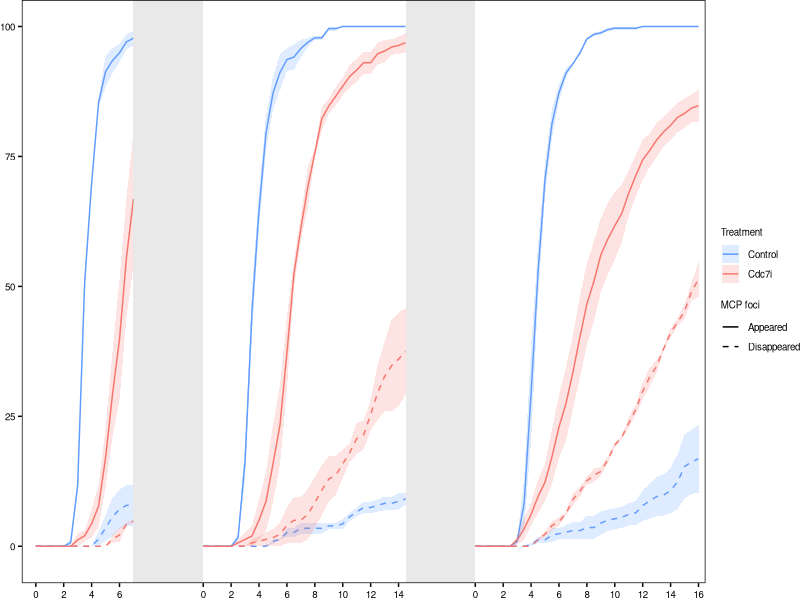

The R script that drew this image:
# Generate plot from analysis4 results (related to Figure 4)

# Load package and data
library(tidyverse)

data<-read_csv("../results/Rpb3_MCP_summary.csv")

# Calculate percentages of nuclei
# Convert frame to time in minutes
data <- data %>%
  mutate(
    cumulative_MCP_ON = cumulative_MCP_ON*100 / total_nuclei,
    cumulative_MCP_off = cumulative_MCP_off*100 / total_nuclei,
    Time = 2 + frame*0.5,
    Treatment = case_when(
      treatment == "water" ~ "Control",
      treatment == "XL413" ~ "Cdc7i"),
    Treatment = factor(Treatment, levels=c("Control", "Cdc7i"))
    )

# Add data points for Time = 0-1.5 min
# Images were visually inspected to confirm the absence of MCP foci
time_points <- tibble(Time = seq(0, 1.5, 0.5))

blank_data <- data %>%
  select(Treatment, cycle, replicate, total_nuclei) %>%
  distinct() %>%
  full_join(time_points, by = character()) %>%
  mutate(
    cumulative_MCP_ON = 0,
    cumulative_MCP_off = 0
  )

# Bind the blank data rows to the original data
data2 <- bind_rows(data, blank_data) %>%
  arrange(Treatment, cycle, replicate, Time) %>%
  select(Treatment, cycle, replicate, Time, everything())

# Rearrange data for plotting
data_long <- data2 %>%
  pivot_longer(cols = c(cumulative_MCP_ON, cumulative_MCP_off), 
               names_to = "MCP foci", 
               names_prefix = "cumulative_MCP_",
               values_to = "Percentage") %>%
  mutate(
    `MCP foci` = case_when(
      `MCP foci` == "ON" ~ "Appeared",
      `MCP foci` == "off" ~ "Disappeared"),
    `MCP foci` = factor(`MCP foci`, levels=c("Appeared", "Disappeared"))
  ) %>%
  select(-c(instantaneous_MCP_ON, total_nuclei, treatment, frame)) %>%
  arrange(`MCP foci`)

# Calculate mean and SEM
data_long_summary <- data_long %>%
  group_by(Treatment, cycle, Time, `MCP foci`) %>%
  summarize(
    mean_Percentage = mean(Percentage),
    SEM_Percentage = sd(Percentage) / sqrt(n())
    ) %>%
  arrange(`MCP foci`)

# Adjust Time to be continuous across cycles
data_long_summary <- data_long_summary %>%
  mutate(
    Time_cumulative = case_when(
      cycle=="nc12" ~ Time,
      cycle=="nc13" ~ Time +12,
      cycle=="nc14" ~ Time +31.5)
    
    )

# Create custome breaks and labels for x-axis
x_breaks <- c(seq(0, 7, 2), seq(0, 15, 2)+12, seq(0, 16, 2)+31.5)
x_labels <- c(seq(0, 7, 2), seq(0, 15, 2), seq(0, 16, 2))

##### Set ggplot theme
my_theme<-theme(panel.grid.major = element_blank(), 
                panel.grid.minor = element_blank(),
                panel.background = element_blank(), 
                plot.background = element_blank(), 
                panel.border = element_rect(fill=NA, linewidth=0.5),
                text = element_text(size=7),
                axis.title.x=element_blank(),
                axis.title.y=element_blank(),
                axis.text = element_text(size=7, colour="black"),
                axis.line = element_blank(),
                axis.ticks = element_line(linewidth =0.5),
                plot.margin = unit(c(0,0,0,0),"cm"),
                legend.position = "right",
                legend.margin = margin(0, 0, 0, 0),
                legend.spacing = unit(0.1, "cm"),
                legend.spacing.y = unit(0.4, "cm"),
                legend.key.size = unit(0.5, "cm"),
                legend.text = element_text(size=7)
                )

theme_set(my_theme)

# Plot
# 780x190
ggplot(data_long_summary)+
  geom_line(aes(x=Time_cumulative, y=mean_Percentage, group=interaction(Treatment, `MCP foci`, cycle),
                color=Treatment, linetype=`MCP foci`),linewidth=0.5)+
  geom_ribbon(aes(x = Time_cumulative, ymin = mean_Percentage - SEM_Percentage, 
                  ymax = mean_Percentage + SEM_Percentage, 
                  fill = Treatment, group = interaction(Treatment, `MCP foci`, cycle)), 
              alpha = 0.2)+
  annotate("rect", xmin=7, xmax=12, ymin=-Inf, ymax=Inf, fill="lightgrey", alpha=0.5)+
  annotate("rect", xmin=26.5, xmax=31.5, ymin=-Inf, ymax=Inf, fill ="lightgrey", alpha=0.5)+
  scale_color_manual(values=c("#619CFF","#F8766D"))+
  scale_fill_manual(values=c("#619CFF","#F8766D"))+
  scale_linetype_manual(values = c("solid", "dashed"))+
  scale_x_continuous(limits = c(-1, 48), labels=x_labels, breaks=x_breaks, expand=c(0, 0))+
  scale_y_continuous(limits = c(-2, 100), breaks=seq(0, 100, 25))+
  guides(color = guide_legend(order = 1),  # Treatment (color) legend first
         fill = guide_legend(order = 1),   # Combine color and fill legends
         linetype = guide_legend(order = 2))




